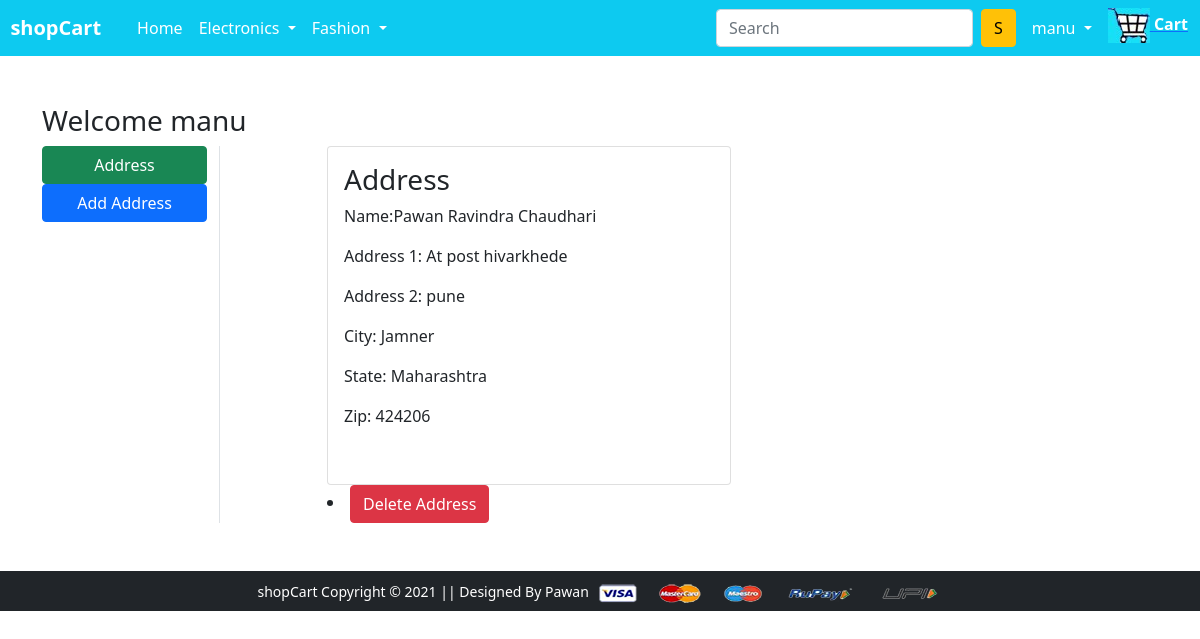
Screenshot of /show_address/ (signed in) with the database file from the repository.
### app/models.py (models this page shows, shortened)
class UserInfo(models.Model):
    username = models.CharField(max_length=20,primary_key=True)
    password = models.CharField(max_length=20)
    status = models.CharField(max_length=10, default="")
    class Meta:
        db_table = "UserInfo"
    def __str__(self):
        return self.username

class Profile(models.Model):
    user = models.ForeignKey(UserInfo, on_delete=CASCADE)
    name = models.CharField(max_length=30)
    address = models.CharField(max_length=500)
    address2 = models.CharField(max_length=500)
    city = models.CharField(max_length=20)
    state = models.CharField(max_length=20)
    zip = models.IntegerField()
    class Meta:
        db_table = "Profile"

### app/views.py (the view)
# urls.py: path('show_address/', views.show_address),
def show_address(request):
    if(request.method == "GET"):
        ele = Electronics.objects.all()
        fashion = Fashion.objects.all()
        user = UserInfo.objects.get(username = request.session["uname"])
        add = Profile.objects.filter(user = user)
        return render (request, "address.html", {"ele":ele, "fashion":fashion, "add":add, "user":user})

### app/templates/address.html (shortened to what this page needs)
{% extends 'base.html' %}
{% load static %}
{% block main-content %}
<div class="container my-5">
  <div class="row">
    <h3>Welcome {{user}}</h3>
    <div class="col-sm-2 border-end">
      <ul class="list-unstyled">
        <li class="d-grid"><a href="/show_address" class="btn btn-success">Address</a></li>
        <li class="d-grid"><a href="/profile" class="btn btn-primary">Add Address</a></li>
      </ul>
    </div>
    <div class="col-sm-9 offset-sm-1">
      <div class="row">
        {% for data in add %}
        <div class="col-sm-6">
          <div class="card">
            <div class="card-body">
              <h3>Address </h3>
              <p>Name:{{data.name}}</p>
              <p>Address 1: {{data.address}}</p>
              <p>Address 2: {{data.address2}}</p>
              <p>City: {{data.city}}</p>
              <p>State: {{data.state}}</p>
              <p>Zip: {{data.zip}}</p><br>
            </div>
          </div>
        </div>
        <li><a href="/delete_address" class="btn btn-danger">Delete Address</a></li>
        {%endfor%}
      </div>
    </div>
  </div>
</div>
{% endblock main-content %}

### rows the page displays
UserInfo: username "manu"
Profile: name "Pawan Ravindra Chaudhari", address "At post hivarkhede", address2 "pune", city "Jamner", state "Maharashtra", zip "424206"

### other values shown
{{ request.session.uname }} "manu"
